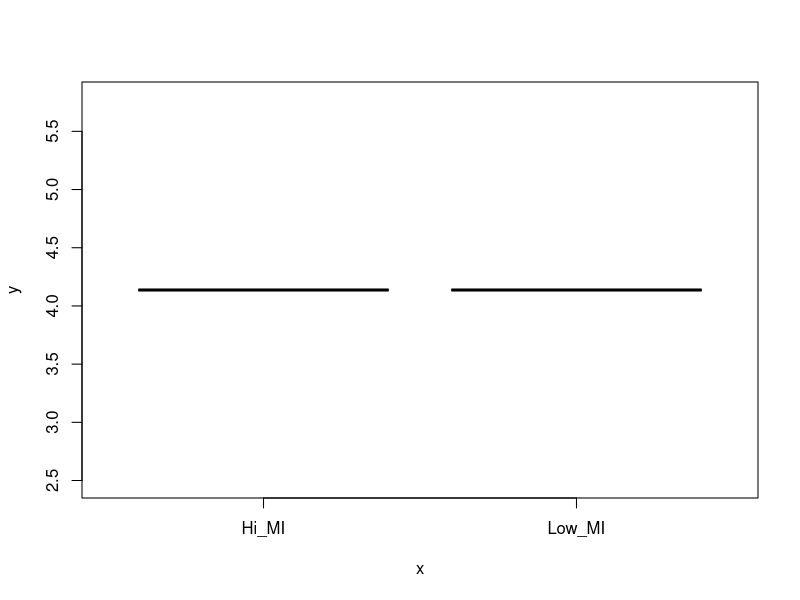
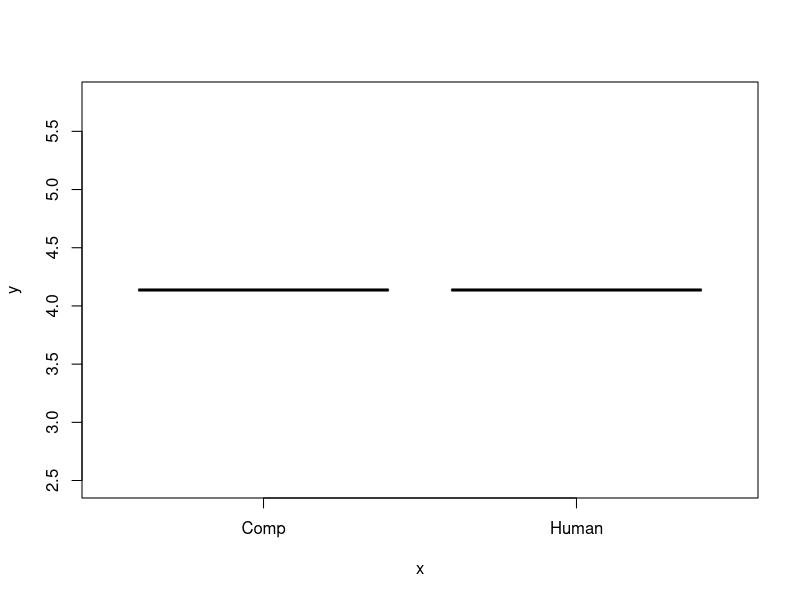
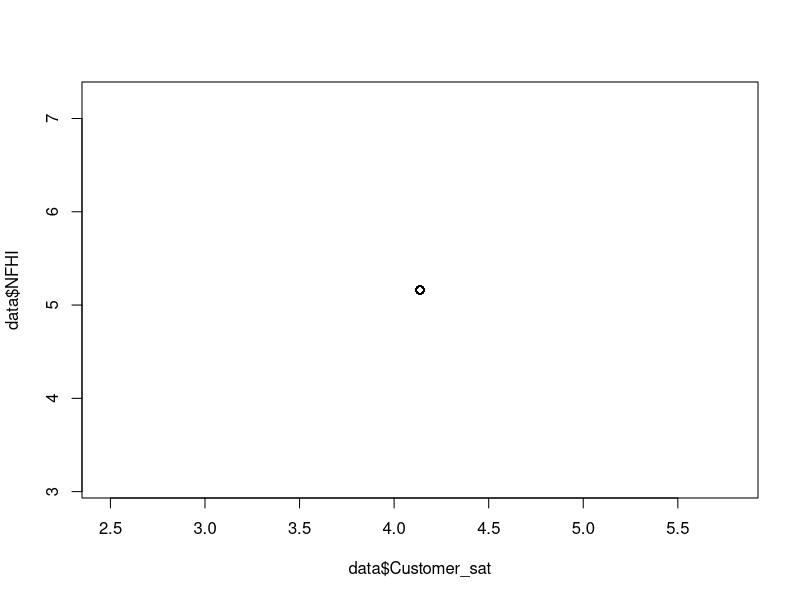
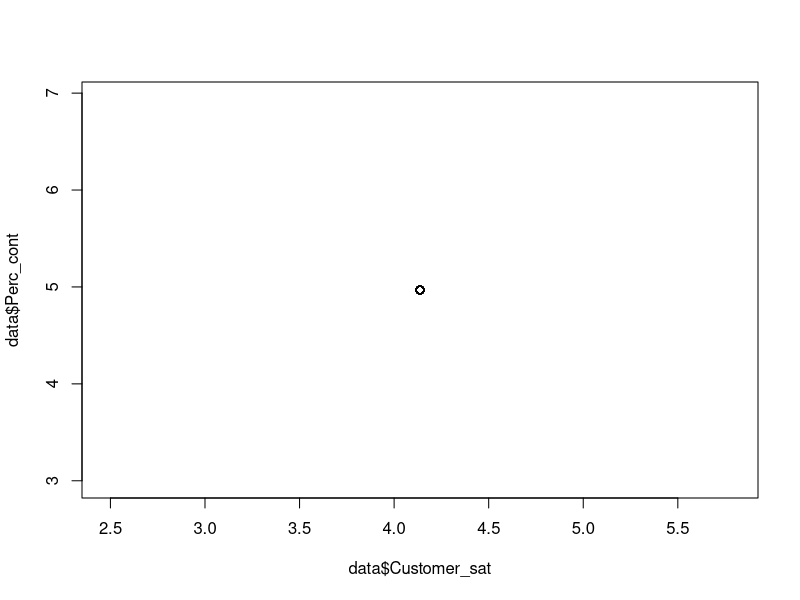
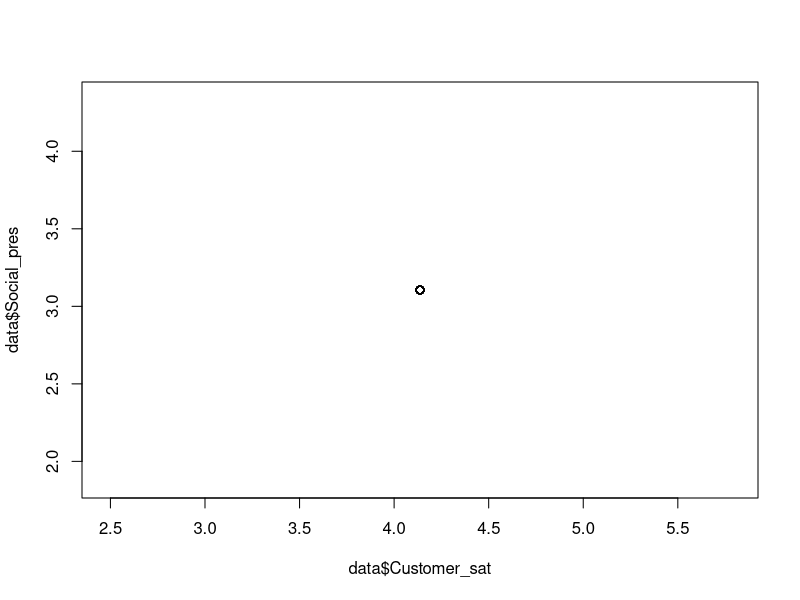
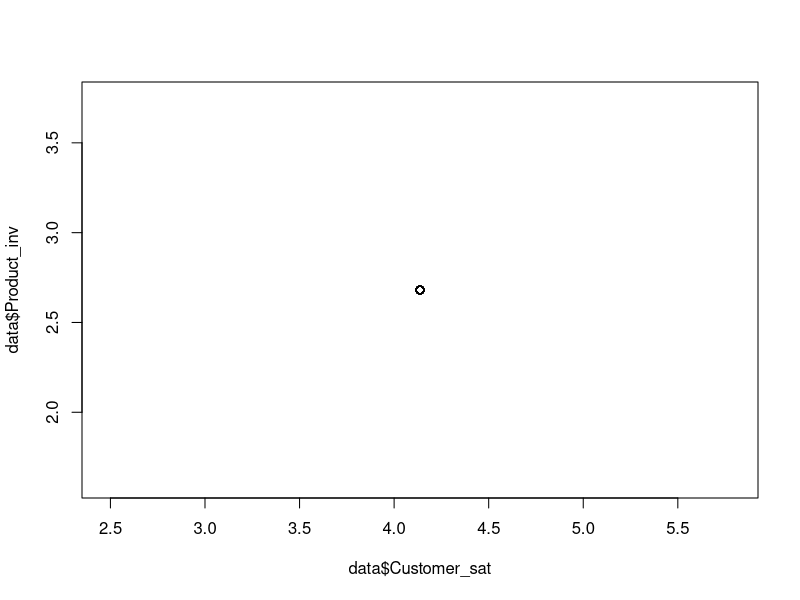
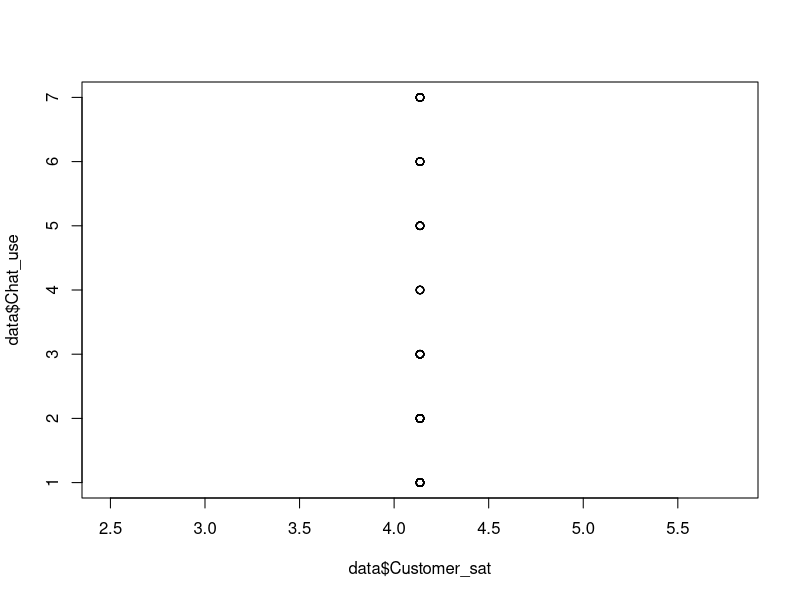

Write the R code that produced these figures, in order. (Note: this script raises an error after producing the figures.)
## ---- chunk 1
knitr::opts_chunk$set(echo = TRUE)
## ---- chunk 2
library(haven)
library(tidyverse)
library(car)
library(ggplot2)
## ---- chunk 3
data <- read_sav("Data/BA_AUswertung_final.sav")
## ---- chunk 4
data <- data %>%
  mutate(NFHI = mean(Q3_1,Q3_2,Q3_3),
         Customer_sat = mean(Q25_1,Q25_2,Q25_3),
         Perc_cont = mean(Q26_1,Q26_2,Q26_3),
         Social_pres = mean(Q27_1,Q27_2,Q27_3,Q27_4,Q27_5),
         Product_inv = mean(Q31_1,Q31_2,Q31_3)) %>%
  rename(Age = Alter,
         Orga_perc = OP,
         Behav_Int = BI,
         Chat_use = CA_U,
         Message_Int = HighMI,
         Task_Type = HL
         ) %>%
  mutate(Message_Int_n = as.numeric(Message_Int),
         Task_Type_n = as.numeric(Task_Type),
         Message_Int = case_when(
           Message_Int == 0 ~ "Low_MI", 
           Message_Int == 1 ~ "Hi_MI"),
         Task_Type = case_when(
           Task_Type == 0 ~ "Comp", 
           Task_Type == 1 ~ "Human"),
         Message_Int = as.factor(Message_Int),
         Task_Type = as.factor(Task_Type),
         Gender = as.factor(Geschlecht),
         Degree = as.factor(Abschluss),
         Q_Gruppe = case_when(
           Q_Gruppe == 1 ~ "HighMI_HL", 
           Q_Gruppe == 2 ~ "LowMI_HL",
           Q_Gruppe == 3 ~ "HighMI_CL",
           Q_Gruppe == 4 ~ "LowMI_CL"),
         Condition = as.factor(Q_Gruppe),
         Customer_sat = as.numeric(Customer_sat),
         Orga_perc = as.numeric(Orga_perc),
         Behav_Int = as.numeric(Behav_Int),
         Perc_cont = as.numeric(Perc_cont),
         Social_pres = as.numeric(Social_pres),
         Product_inv = as.numeric(Product_inv),
         Chat_use = as.numeric(Chat_use),
         NFHI = as.numeric(NFHI),
         replace_na(Age, mean(Age))
         ) %>%
  filter(Duration__in_seconds_ >= 120) %>%
  filter(Gender == 1 | Gender == 2) %>%
  select(Condition,Message_Int,Task_Type,Age,Gender,Degree,Customer_sat,Orga_perc,Behav_Int,NFHI,Perc_cont,Social_pres,Product_inv,Chat_use,Message_Int_n,Task_Type_n)

## ---- chunk 5
write.csv(data, "Data/data.csv")
## ---- chunk 6
plot(data$Message_Int,data$Customer_sat)
leveneTest(lm(Customer_sat ~ Message_Int, data= data))

plot(data$Task_Type,data$Customer_sat)
leveneTest(lm(Customer_sat ~ Task_Type, data= data))
## ---- chunk 7
plot(data$Customer_sat,data$NFHI)

plot(data$Customer_sat,data$Perc_cont)

plot(data$Customer_sat,data$Social_pres)

plot(data$Customer_sat,data$Product_inv)

plot(data$Customer_sat,data$Chat_use)
## ---- chunk 8
cor(data[c(7, 11:15)], use="pairwise.complete.obs")
model <- lm(Customer_sat ~ Message_Int + Task_Type + Perc_cont + Social_pres + NFHI + Product_inv + Chat_use, data = data)
#ask for the vif
vif(model)
## ---- chunk 9
plot(model)
## ---- chunk 10
data %>%
  ggplot(aes(y=Customer_sat, x = Product_inv, colour=(Message_Int))) +
geom_point()+
geom_smooth(method = "lm", se=FALSE) +
xlab("Product_inv") +
ylab("Customer_sat")

data %>%
  ggplot(aes(y=Customer_sat, x = Chat_use, colour=(Message_Int))) +
geom_point()+
geom_smooth(method = "lm", se=FALSE) +
xlab("Chat_use") +
ylab("Customer_sat")

data %>%
  ggplot(aes(y=Customer_sat, x = Product_inv, colour=(Task_Type))) +
geom_point()+
geom_smooth(method = "lm", se=FALSE) +
xlab("Product_inv") +
ylab("Customer_sat")

data %>%
  ggplot(aes(y=Customer_sat, x = Chat_use, colour=(Task_Type))) +
geom_point()+
geom_smooth(method = "lm", se=FALSE) +
xlab("Chat_use") +
ylab("Customer_sat")
